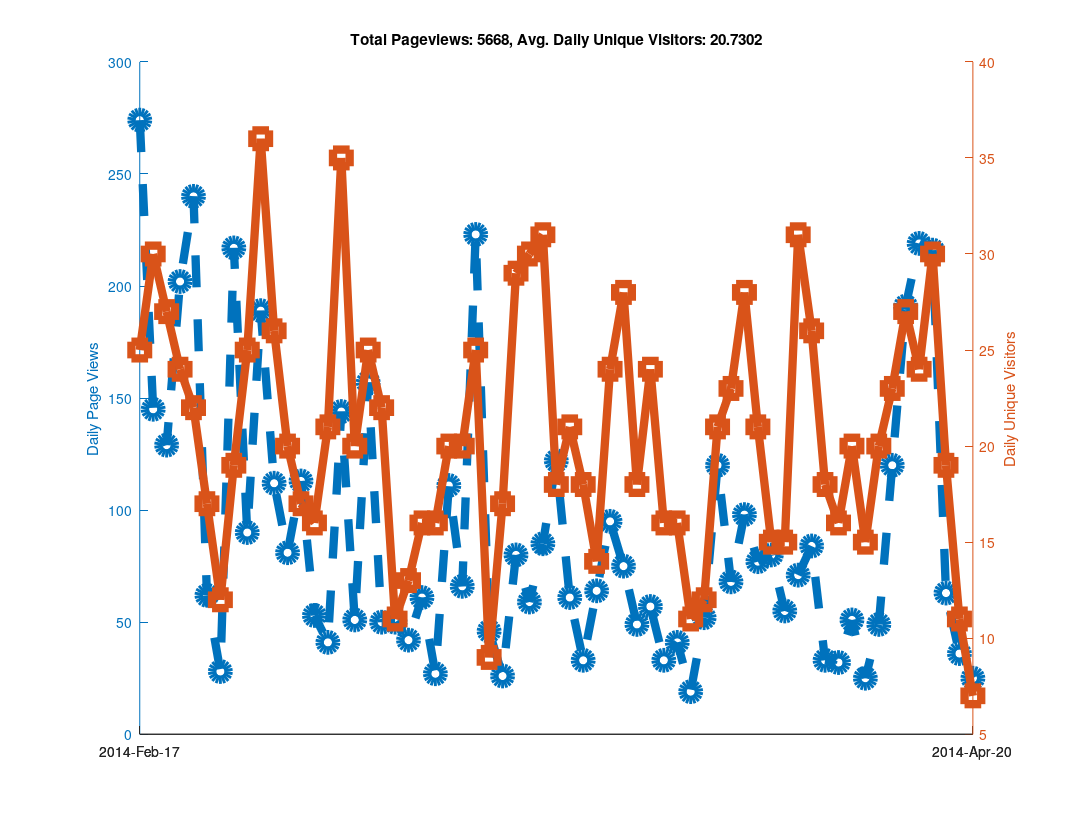

MATLAB code for this plot:
clear all
clf
hold on

% Github has a "traffic" page now, but it doesn't seem like you can
% put in an arbitrary date range?  When I looked at it, it showed the
% numbers of unique visitors and views for the last two weeks only...
% So as long as I check back at least once every two weeks I can keep
% a record of it?  Great...

% https://github.com/libMesh/libmesh/graphs/traffic

% Date, Views, Unique Visitors
data = {
    '2014-Feb-17', 274, 25
    '2014-Feb-18', 145, 30
    '2014-Feb-19', 129, 27
    '2014-Feb-20', 202, 24
    '2014-Feb-21', 240, 22
    '2014-Feb-22', 62,  17
    '2014-Feb-23', 28,  12
    '2014-Feb-24', 217, 19
    '2014-Feb-25', 90,  25
    '2014-Feb-26', 189, 36
    '2014-Feb-27', 112, 26
    '2014-Feb-28', 81,  20
    '2014-Mar-01', 113, 17
    '2014-Mar-02', 53,  16
    '2014-Mar-03', 41,  21
    '2014-Mar-04', 144, 35
    '2014-Mar-05', 51,  20
    '2014-Mar-06', 157, 25
    '2014-Mar-07', 50,  22
    '2014-Mar-08', 50,  11
    '2014-Mar-09', 42,  13
    '2014-Mar-10', 61,  16
    '2014-Mar-11', 27,  16
    '2014-Mar-12', 111, 20
    '2014-Mar-13', 66,  20
    '2014-Mar-14', 223, 25
    '2014-Mar-15', 46,   9
    '2014-Mar-16', 26,  17
    '2014-Mar-17', 80,  29
    '2014-Mar-18', 59,  30
    '2014-Mar-19', 85,  31
    '2014-Mar-20', 122, 18
    '2014-Mar-21', 61,  21
    '2014-Mar-22', 33,  18
    '2014-Mar-23', 64,  14
    '2014-Mar-24', 95,  24
    '2014-Mar-25', 75,  28
    '2014-Mar-26', 49,  18
    '2014-Mar-27', 57,  24
    '2014-Mar-28', 33,  16
    '2014-Mar-29', 41,  16
    '2014-Mar-30', 19,  11
    '2014-Mar-31', 52,  12
    '2014-Apr-01', 120, 21
    '2014-Apr-02', 68,  23
    '2014-Apr-03', 98,  28
    '2014-Apr-04', 77,  21
    '2014-Apr-05', 80,  15
    '2014-Apr-06', 55,  15
    '2014-Apr-07', 71,  31
    '2014-Apr-08', 84,  26
    '2014-Apr-09', 33,  18
    '2014-Apr-10', 32,  16
    '2014-Apr-11', 51,  20
    '2014-Apr-12', 25,  15
    '2014-Apr-13', 49,  20
    '2014-Apr-14', 120, 23
    '2014-Apr-15', 191, 27
    '2014-Apr-16', 219, 24
    '2014-Apr-17', 216, 30
    '2014-Apr-18', 63,  19
    '2014-Apr-19', 36,  11
    '2014-Apr-20', 25,   7
    };

% length works like you would expect it to for cell arrays.
N=length(data);

% Can't plot string data automatically?
x=linspace(1,N,N);

% Note the extra square brackets!  This seems to be required (at least
% in Octave) to catch the output of data{:,2} as an array.
views = [data{:,2}];
visitors = [data{:,3}];

% Only way to set linestyles with plotyy is after the fact, apparently.
% plotyy returns the axis handle first, followed by the two plot handles.
[haxis, h1, h2] = plotyy(x, views, x, visitors);

% Label the axes
ylabel (haxis(1), 'Daily Page Views');
ylabel (haxis(2), 'Daily Unique Visitors');

% Totaling unique visitors doesn't really mean much...
title (['Total Pageviews: ', num2str(sum(views)), ', Avg. Daily Unique Visitors: ', num2str(mean(visitors))]);

% Make thick lines - this looks better in PDF
set([h1, h2], 'linewidth', 6);

% Turn on markers
set(h1, 'marker', 'o');
set(h2, 'marker', 's');

% Use bigger markers
set([h1, h2], 'markersize', 12);

% Make dashed line?  Aquaterm doesn't seem to properly display this, but it
% does work in the PDF!
set(h1, 'linestyle', '--');

% Set the xticks and labels so that it shows dates instead of numbers.
xticksat = [1 N];
set(haxis, 'xtick', xticksat);

for i=1:length(xticksat)
  xtlabels{i} = data{xticksat(i), 1};
end
set(haxis, 'xticklabel', xtlabels);

% Print to PDF
set (gcf, "paperposition", [0.25, 0.25, 10.75, 8.25]);
set (gcf, "papersize", [11, 8.5]);
set (gcf, "paperorientation", 'landscape');

% Make a PDF of this plot.
print('-dpdf', 'github_traffic.pdf', '-FHelvetica:20');
